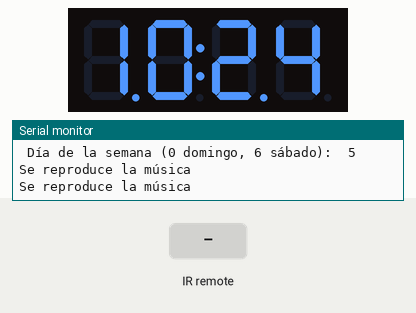
This sketch was run on a simulated Arduino Uno, built with avr-gcc and run on an emulated ATmega328P. Parts: 4-digit seven-segment display, the last lines printed to the serial monitor. Inputs (shaded band) come from the test bench. The local clock reads 2024-03-15 10:24:30 at power-on unless the sketch sets it; storage starts empty; the audio player accepts every command and is not drawn.

Above: at 7.3 s.
7.4 s: infrared code 0xBF828CD5 received
9.8 s: infrared code 0xC8FB13D9 received
12.1 s: infrared code 0xE2D94FD received
At 33.1 s:
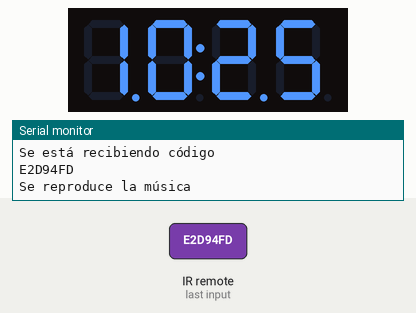
Timing chart, 0 to 33.4 s (numbered marks = the images above; inputs shaded):
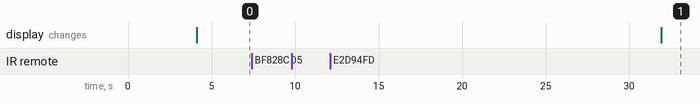

The sketch:

proyectodespertador_sd_clock_receptor-infrarrojo.ino
```cpp
#include <IRremote.h>
#include <Wire.h>
#include "RTClib.h"
#include <TM1637Display.h>
// Define the connections pins:
#include <SD.h>
#include <SPI.h>
#include <TMRpcm.h>

#define CLK 6
#define DIO 5
#define MAXVOL 6
#define IRSENSOR 7
#define Boton_1 0xBF828CD5
#define Boton_2 0xC8FB13D9
#define Boton_3 0xE2D94FD
#define Boton_4 0xCB9C6577
#define Boton_5 0x9926853B
#define Boton_Sig 0xC35E80DF
#define Boton_Menu 0x70BDB29B //inicio cuentos

#define SSpin 10

#define Boton_volumemas 0xDD996F5B
#define Boton_volumemenos 0xAAF603FB
DateTime ahora;
uint32_t horas=0;
uint32_t minutos=0;
byte pista=0;
// static uint32_t oldtime=millis();
RTC_DS3231 rtc;

TM1637Display display = TM1637Display(CLK, DIO);

char *file[] ={  "01bds.wav", //0
                "01LUNES.wav", //1
               "02MARTES.wav", //2,
                "03MIERC.wav", //3,
                 "04JUEV.wav", //4,
                  "05VIER.wav",
                   "06SAB.wav",
                  "07DOM.wav",
                  "00BD-L-V.wav", //8
               "00BD-S-D.wav", //9
                "08RECOM.wav", //10,
                  "1.WAV", //11
                  "c01RyP.wav" //12
                };


//Se declara un objeto del tipo de la librería
TMRpcm tmrpcm;
byte volumen=3;
IRrecv irrecv(IRSENSOR);
decode_results codigo; //instancia

void setup() {

  // put your setup code here, to run once:
Serial.begin(9600);
irrecv.enableIRIn();//se inicializa la recepción de datos desde el módulo
iniciarSD();
//se define el pin del altavoz
tmrpcm.speakerPin=9;
tmrpcm.quality(1);
   tmrpcm.setVolume(volumen);


display.clear();
delay(1000);
 display.setBrightness(1);

 iniciarRTC();
   display.showNumberDecEx(obtenerHora(), 0b11100000, true, 4, 0);
    Serial.print(F("Fecha es "));
   Serial.print(ahora.day());
       Serial.print(F(" de "));
   Serial.print(ahora.month());
   Serial.print(F(" de "));
   Serial.println(ahora.year(),DEC);
   Serial.print(F(" Día de la semana (0 domingo, 6 sábado):  "));
    Serial.println(ahora.dayOfTheWeek());
    if (ahora.dayOfTheWeek() !=0)
    reproducirFichero(file[ahora.dayOfTheWeek()]);
    else
    reproducirFichero(file[7]);

    delay(2000);
    switch (ahora.dayOfTheWeek()){
    case 1:
       reproducirFichero(file[8]);
       break;
    case 2:
       reproducirFichero(file[8]);
       break;
    case 3:
       reproducirFichero(file[8]);
       break;
    case 4:
       reproducirFichero(file[8]);
       break;
    case 5:

       reproducirFichero(file[8]);
       break;
    case 6:
       reproducirFichero(file[1]);
       break;
    case 0:
       reproducirFichero(file[1]);
       break;
    }
}

void loop() {

recibirpista();
  display.showNumberDecEx(obtenerHora(), 0b11100000, true, 4, 0);
}

void iniciarRTC(){

  //modulo reloj
   Serial.println(F("Cargando RTC..."));
delay(1000);
 if (!rtc.begin()) {
      Serial.println(F("Módulo RTC no cargado!"));
      while(1);
   }
   else{
       Serial.println(F("Módulo RTC Cargado..."));
      // if (rtc.lostPower()) {
      // Fijar a fecha y hora de compilacion
       // rtc.adjust(DateTime(F(__DATE__), F(__TIME__)));

      // Fijar a fecha y hora específica. En el ejemplo, 29 de Enero de 2021 a las 00:30:00
      // rtc.adjust(DateTime(2021, 1, 29, 0, 30, 0));
     // }
      // rtc.adjust(DateTime(F(__DATE__), F(__TIME__)));
   //rtc.adjust(DateTime(2021, 1, 29, 0, 30, 0));


   }
   delay(1000);
}
void recibirpista(){


if(irrecv.decode(&codigo)){
  Serial.println(F("Se está recibiendo código"));
  Serial.println(codigo.value,HEX);
  if(codigo.value == Boton_1){
    //Serial.println(F("Se ha pulsado botón 1"));
    pista=1;
    reproducirFichero(file[pista]);
  }

  irrecv.resume(); //esta listo para recibir nuevos datos
  if(codigo.value == Boton_2){
   // Serial.println(F("Se ha pulsado botón 2"));
    pista =2;
    reproducirFichero(file[pista]);
  }
   if(codigo.value == Boton_3){
    //Serial.println(F("Se ha pulsado botón 3"));
    pista = 3;
    reproducirFichero(file[pista]);
  }
   if(codigo.value == Boton_4){
    pista = 4;
   // Serial.println(F("Se ha pulsado botón 4"));
    reproducirFichero(file[pista]);
  }
 if(codigo.value == Boton_5){
   // Serial.println(F("Se ha pulsado botón 5"));
    pista=5;
    reproducirFichero(file[pista]);
  }
   if(codigo.value == Boton_volumemas){
     reproducirFichero(file[11]);
    volumen=volumen+1;
    if(volumen>=MAXVOL) //limitamos el volumen debido a las limitaciones del sistema
     volumen=MAXVOL;
     //    Serial.print(F("Se ha pulsado botón mas volumen, valor: "));
      //   Serial.println(volumen);

     tmrpcm.setVolume(volumen);
  }
   if(codigo.value == Boton_volumemenos){
       reproducirFichero(file[11]);
    volumen=volumen-1;
    if(volumen<=1)
     volumen=1;
     //     Serial.print(F("Se ha pulsado botón menos volumen, valor: "));
       //  Serial.println(volumen);

     tmrpcm.setVolume(volumen);
  }
  // Boton_Sig
   if(codigo.value == Boton_Sig){
   // Serial.println(F("Se ha pulsado botón Sig"));
    pista  = pista + 1;
    if(pista >10)
    pista=10;
    reproducirFichero(file[pista]);
  }

//boton cuentos
 if(codigo.value == Boton_Menu){
    //Serial.println(F("Se ha pulsado botón Menu"));
    pista = 12;
    reproducirFichero(file[pista]);
  }

  irrecv.resume(); //esta listo para recibir nuevos datos

}
delay(100);
}

void reproducirFichero(char *file){
  if( !tmrpcm.isPlaying() )
    {

      Serial.println(F("Se reproduce la música"));
     tmrpcm.play(file);
    }
}

int obtenerHora()
{
  ahora = rtc.now();
 int displaytime = (ahora.hour() * 100) + ahora.minute();
   delay(1000);
  return displaytime;

}

void iniciarSD()
{

 if (!SD.begin(SSpin))
  {
    Serial.println(F("Intentando iniciar SD.. Error al iniciar"));
     return;
  }
  Serial.println(F(" SD iniciada correctamente"));
}
```
